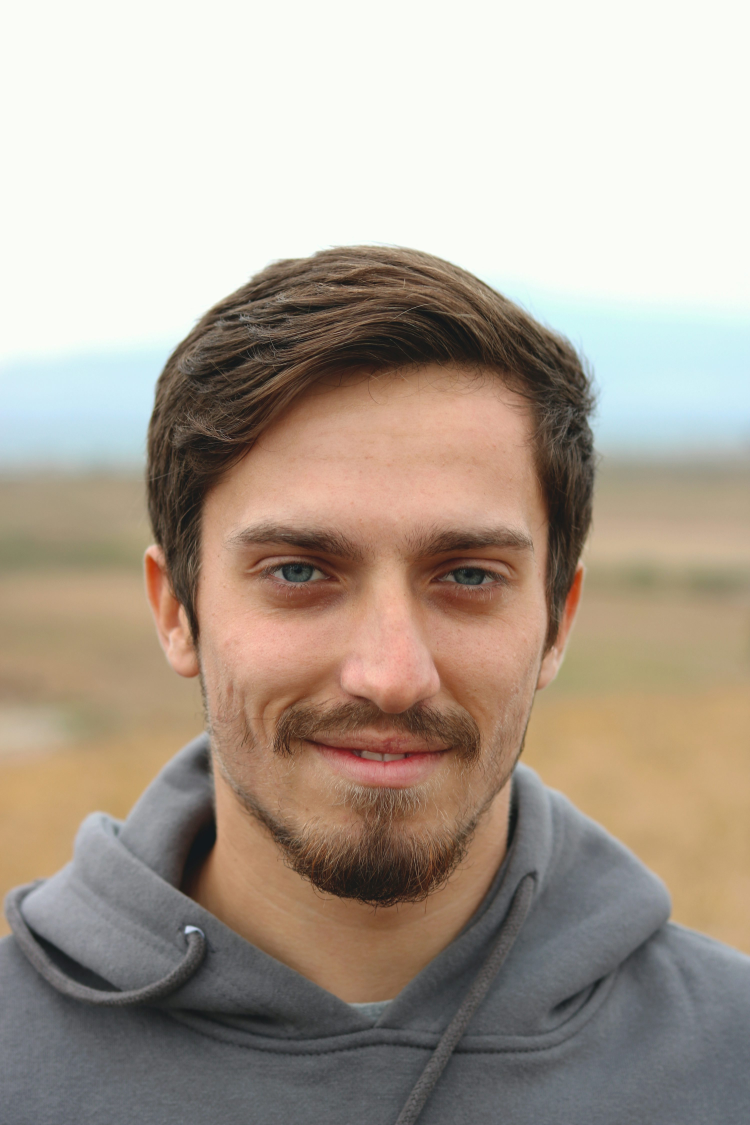
#> input picture src/testimage.jpeg, 3000 x 4500 px (shown at 1/4 size)
$ python -i preprocess_stringart.py   (imports and definitions only)
#> lines starting #> are read from the running program, lines starting #| are printed output that depends on the picture; after the words box and inside, x2 and y2 are one past the last pixel; in counts of white or black regions, pixels touching at a corner belong together
import cv2
import numpy as np
import os

SIZE = 800

class StringArtPreprocess:
    def __init__(self, size=SIZE):
        self.size = size

    def read(self, path):
#> called with path = 'testimage.jpeg'
        if not os.path.isfile(path):
            raise ValueError(f"Image not found: {path}")
        img = cv2.imread(path)
#> img is the input picture: shape (4500, 3000, 3); mean B, G, R 147.8, 160.6, 172.8
        if img is None:
            raise ValueError(f"Image could not be loaded: {path}")
        return img

    def resize_and_center(self, img):
        h, w = img.shape[:2]
#> h = 4500; w = 3000
        scale = self.size / min(h, w)
#> scale = 0.267
        new_h, new_w = int(h * scale), int(w * scale)
#> new_h = 1200; new_w = 800
        resized = cv2.resize(img, (new_w, new_h), interpolation=cv2.INTER_LANCZOS4)
        start_x = (new_w - self.size) // 2
#> start_x = 0
        start_y = (new_h - self.size) // 2
#> start_y = 200
        cropped = resized[start_y:start_y+self.size, start_x:start_x+self.size]
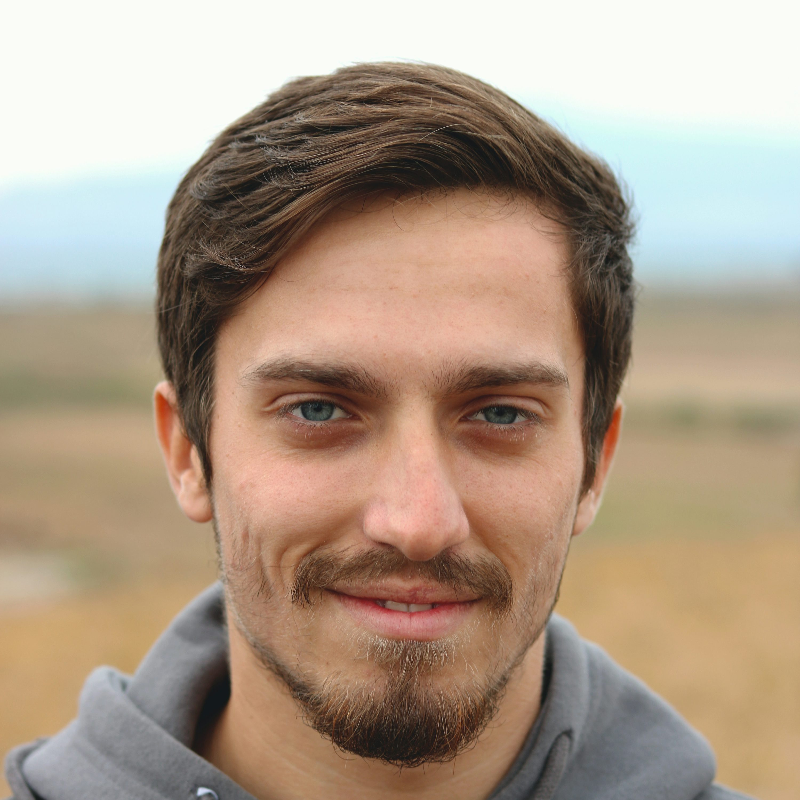
#> cropped: shape (800, 800, 3); mean B, G, R 135.5, 154, 172.9
        return cropped

    def run(self, path):
        img = self.read(path)
        sq = self.resize_and_center(img)

        # 1. Griye Çevir
        g = cv2.cvtColor(sq, cv2.COLOR_BGR2GRAY).astype(np.float32) / 255.0
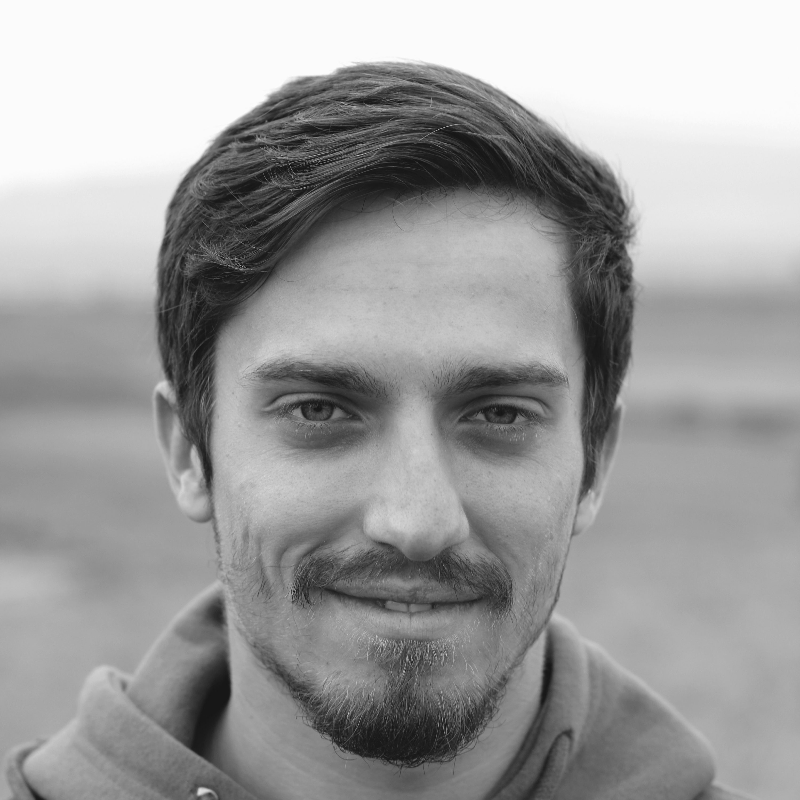
#> g: shape (800, 800) float32; min 0.0314, max 0.992, mean 0.618

        # 2. Global kontrast: siyah noktasını yukarı çek
        g = np.clip((g - 0.15) * 1.2, 0, 1)
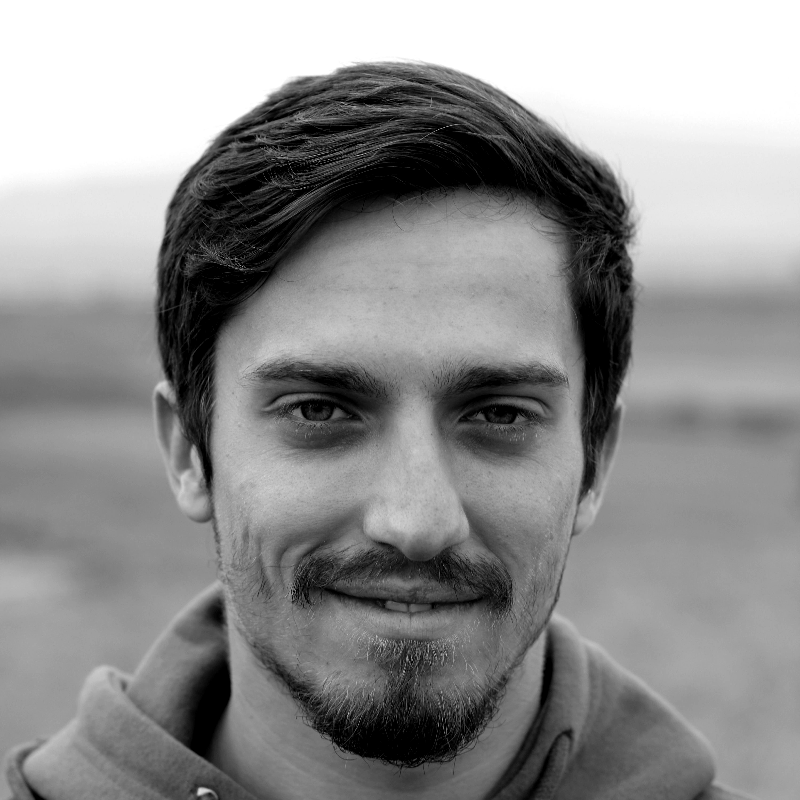
#> g: shape (800, 800) float32; min 0, max 1, mean 0.562

        # 3. CLAHE (Yerel kontrast)
        g8 = (g * 255).astype(np.uint8)
        clahe = cv2.createCLAHE(clipLimit=3.0, tileGridSize=(8, 8))
        target = clahe.apply(g8).astype(np.float32) / 255.0

        # 3.5 Arka plan bastırma: düşük frekanslı bileşeni geri it
        bg = cv2.GaussianBlur(target, (31, 31), 0)
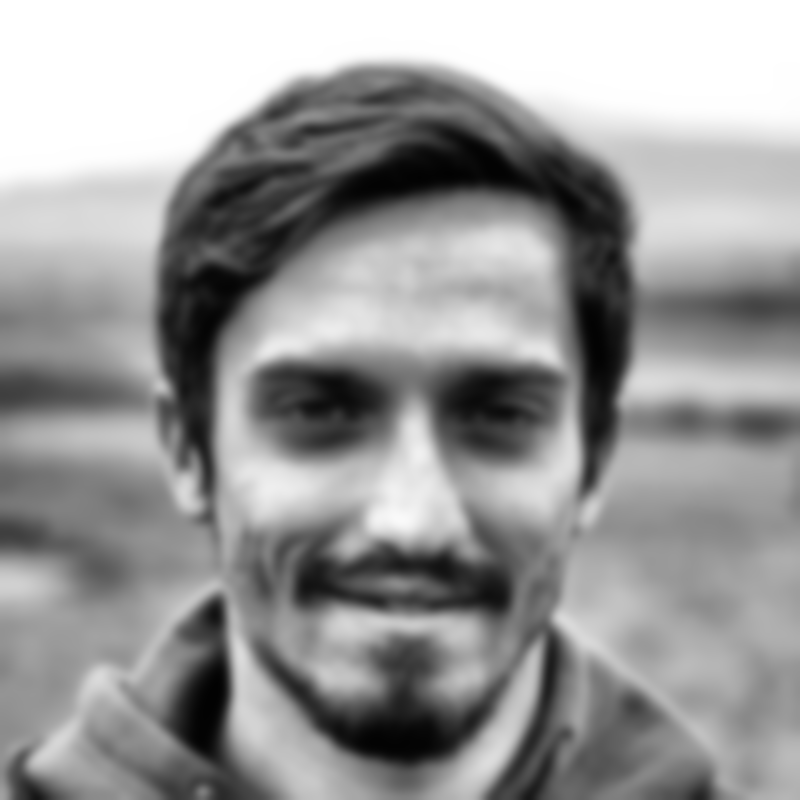
#> bg: shape (800, 800) float32; min 0.00881, max 1, mean 0.598
        target = np.clip(target - 0.6 * (bg - target.mean()), 0, 1)

        # 4. KOYULAŞTIRMA (Gamma > 1)
        # Hedef görüntüyü biraz karanlık yapıyoruz ki ipler seyrek olsun, detaylar belli olsun.
        target = np.power(target, 1.25)
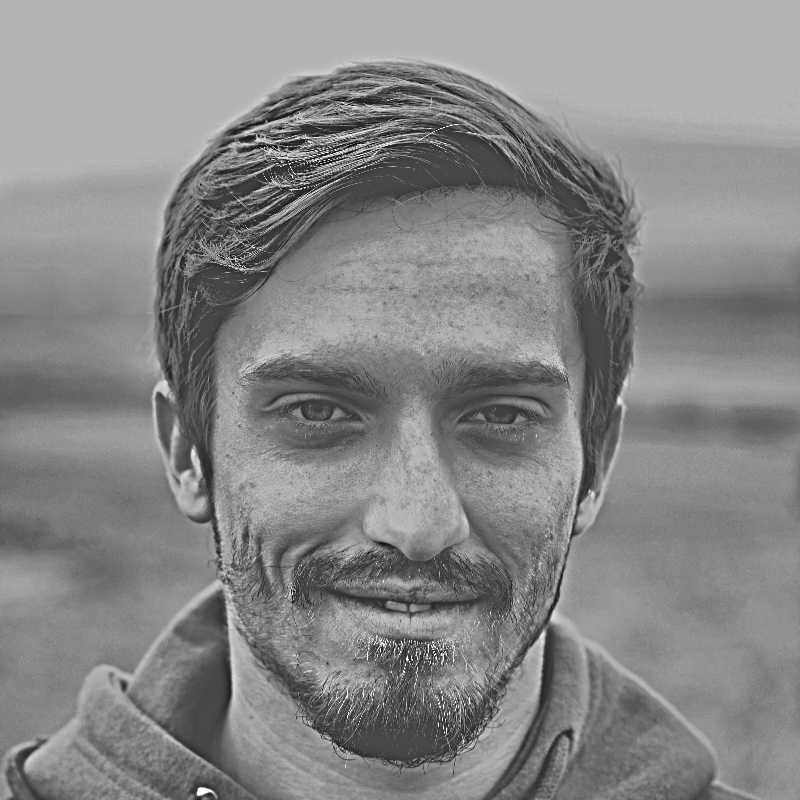
#> target: shape (800, 800) float32; min 0.0491, max 1, mean 0.53

        # 5. Kenar vurgusu: kenar haritasını hedefle harmanla
        edges = cv2.Canny((target * 255).astype(np.uint8), 40, 120).astype(np.float32) / 255.0
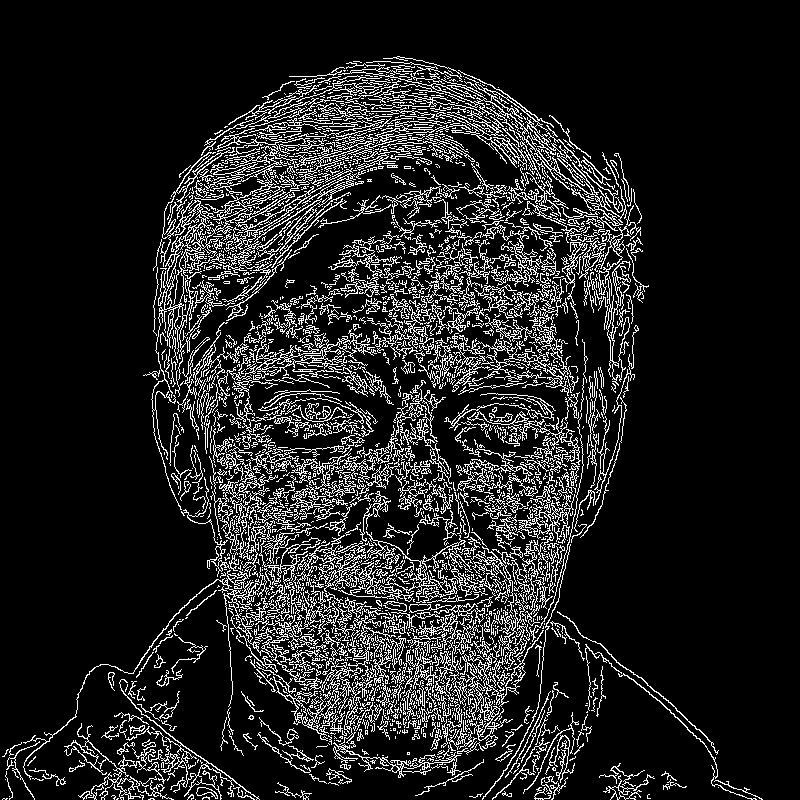
#> edges: shape (800, 800) float32; values 0 (black) and 1 (white), 13.1% white in thin lines or dots, all inside (x1, y1, x2, y2) = (2, 56, 763, 800)
        target = np.clip(0.9 * target + 0.1 * edges, 0.0, 1.0)

        # 6. Hafif yumuşatma: ceza haritasında keskin geçişleri azalt
        target = cv2.GaussianBlur(target, (3, 3), 0)

        # 7. Maskeleme
        h, w = target.shape
#> h = 800; w = 800
        y, x = np.ogrid[:h, :w]
#> y = 800 values from 0 to 799
        center = (h//2, w//2)
#> center = (400, 400)
        radius = min(h, w) // 2 - 6
#> radius = 394
        mask = (x - center[1])**2 + (y - center[0])**2 <= radius**2
        target[~mask] = 0
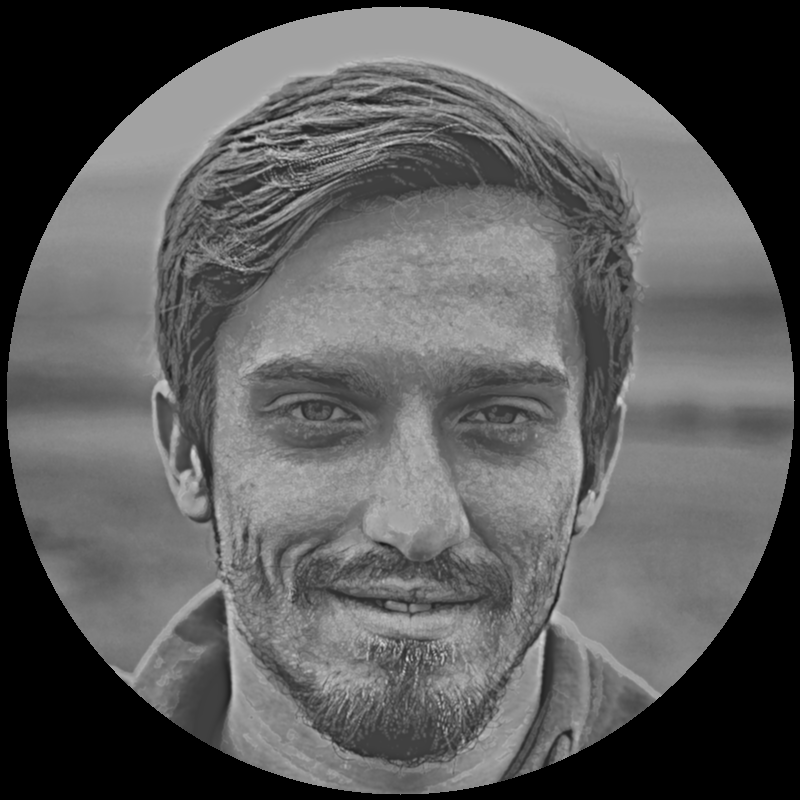
#> target: shape (800, 800) float32; min 0, max 0.856, mean 0.362

        return np.clip(target, 0, 1)

>>> result = StringArtPreprocess().run('testimage.jpeg')
